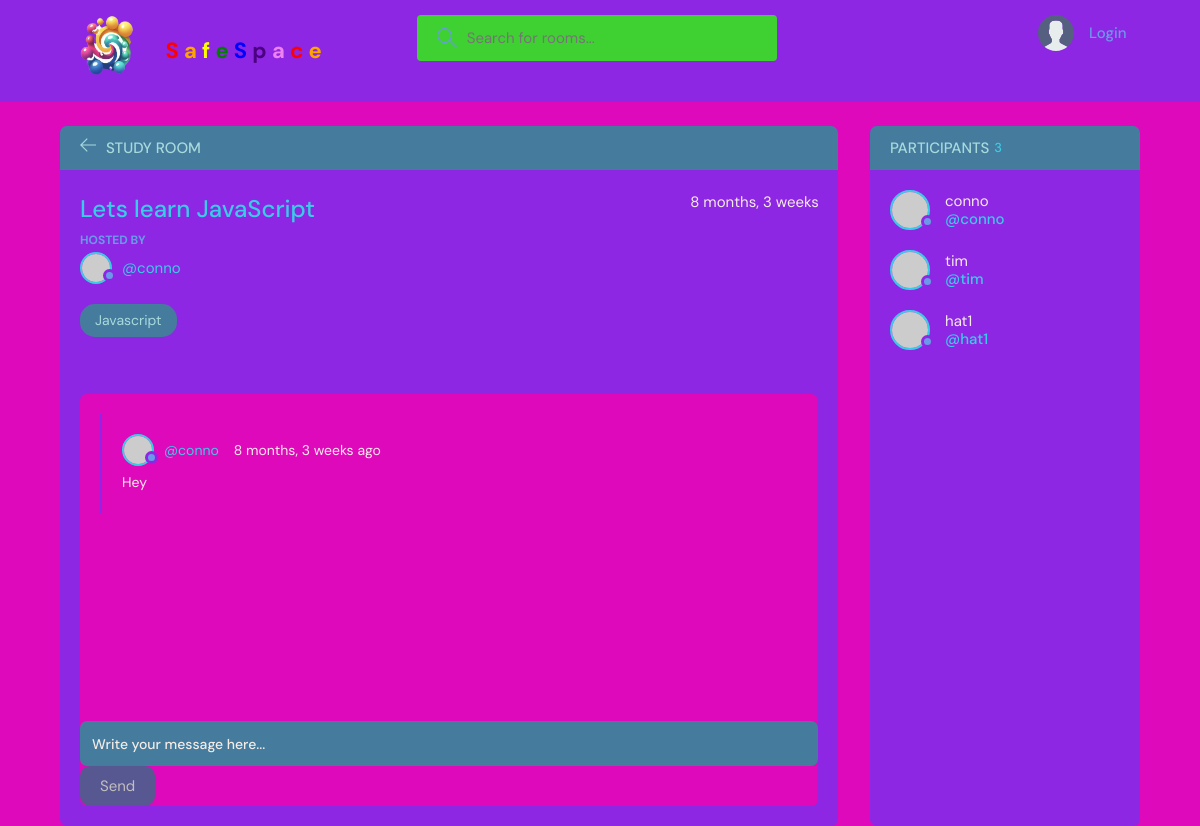
The page /room/1/ on the database its author committed.
### base/models.py (models this page shows, shortened)
class Room(models.Model):
    host = models.ForeignKey(User, on_delete = models.SET_NULL,null = True)
    topic = models.ForeignKey(Topic, on_delete= models.SET_NULL,null=True)
    name = models.CharField(max_length=200)
    description = models.TextField(null=True, blank=True)
    participants = models.ManyToManyField(User,related_name="participants",blank=True)
    updated = models.DateTimeField(auto_now=True)
    created = models.DateTimeField(auto_now_add=True)
    class Meta:
        ordering = ["-updated","-created"]

class Topic(models.Model):
    name= models.CharField(max_length=200)
    def __str__(self):
        return self.name

class Message(models.Model):
    user = models.ForeignKey(User, on_delete = models.CASCADE)
    room = models.ForeignKey(Room, on_delete=models.CASCADE)
    body = models.TextField()
    updated = models.DateTimeField(auto_now=True)
    created = models.DateTimeField(auto_now_add=True)
    class Meta:
        ordering = ["-updated","-created"]

### base/views.py (the view, shortened to what this page needs)
# urls.py: path("room/<str:pk>/",views.room,name="room"),
def room(request, pk):
    room = Room.objects.get(id=pk)
    room_messages = room.message_set.all()
    error_message = ""
    participants = room.participants.all()
    context = {"room": room, "room_messages": room_messages, "error_message": error_message,"participants":participants}
    return render(request, "base/room.html", context)

### base/templates/base/room.html (shortened to what this page needs)
{% extends "main.html" %}
{% block content %}
    <main class="profile-page layout layout--2">
      <div class="container">
        <div class="room">
          <div class="room__top">
            <div class="room__topLeft">
              <a href="{% url 'home' %}">
                <svg version="1.1" xmlns="http://www.w3.org/2000/svg" width="32" height="32" viewBox="0 0 32 32">
                  <title>arrow-left</title>
                  <path
                    d="M13.723 2.286l-13.723 13.714 13.719 13.714 1.616-1.611-10.96-10.96h27.625v-2.286h-27.625l10.965-10.965-1.616-1.607z"
                  ></path>
                </svg>
              </a>
              <h3>Study Room</h3>
            </div>
          </div>
          <div class="room__box scroll">
            <div class="room__header scroll">
              <div class="room__info">
                <h3>{{room.name}}</h3>
                <span>{{room.created|timesince}}</span>
              </div>
              <div class="room__hosted">
                <p>Hosted By</p>
                <a href="{% url 'user-profile' room.host.id %}" class="room__author">
                  <div class="avatar avatar--small">
                    <img src="https://randomuser.me/api/portraits/men/37.jpg" />
                  </div>
                  <span>@{{room.host.username}}</span>
                </a>
              </div>
              <span class="room__topics">{{room.topic}}</span>
            </div>
            <div class="room__conversation">
              <div class="threads scroll">
                {% for message in room_messages %}
                <div class="thread">
                  <div class="thread__top">
                    <div class="thread__author">
                      <a href="{% url 'user-profile' message.user.id %}" class="thread__authorInfo">
                        <div class="avatar avatar--small">
                          <img src="https://randomuser.me/api/portraits/men/37.jpg" />
                        </div>
                        <span>@{{message.user.username}}</span>
                      </a>
                      <span class="thread__date">{{message.created|timesince}} ago</span>
                    </div>
                  </div>
                  <div class="thread__details">
                    {{message.body}}
                  </div>
                </div>
                {% endfor %}
              </div>
            </div>
          </div>
          <div class="room__message">
            <form action="{% url 'room' pk=room.id %}" method ="POST">
              <input name="body" placeholder="Write your message here..." />
              <button style= "background-color: rgb(87, 87, 146); color:rgb(194, 190, 190); border-radius: 10px; padding: 10px 20px; border:none;
              " type="submit">Send</button>
            </form>
          </div>
        </div>
        <div class="participants">
          <h3 class="participants__top">Participants <span>{{participants.count}}</span></h3>
          <div class="participants__list scroll">
            {% for user in participants %}
            <a href="{% url 'user-profile' user.id %}" class="participant">
              <div class="avatar avatar--medium">
                <img src="https://randomuser.me/api/portraits/men/37.jpg" />
              </div>
              <p>
                {{user.username}}
                <span>@{{user.username}}</span>
              </p>
            </a>
            {% endfor %}
          </div>
        </div>
      </div>
    </main>
{% endblock content %}

### rows shown on the page
Room: name "Lets learn JavaScript", created "8 months, 3 weeks", host.username "conno", topic "Javascript"
Message: user.username "conno", created "8 months, 3 weeks", body "Hey"

### other values the page prints
{{ participants.count }} "3"
{{ user.username }} "conno"
{{ user.username }} "tim"
{{ user.username }} "hat1"
